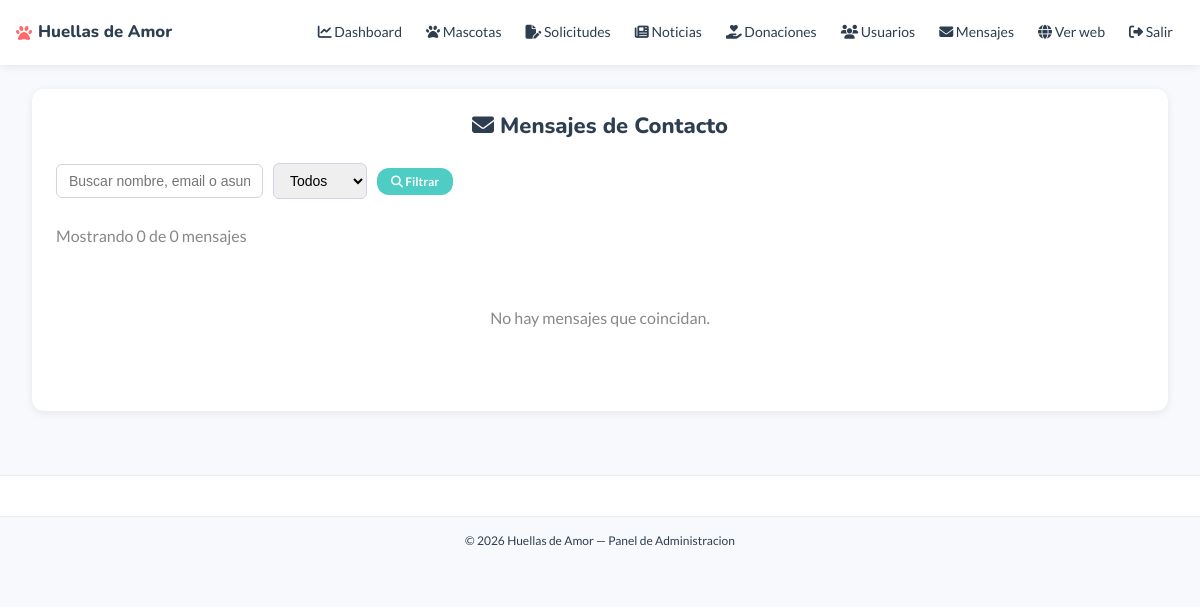
Before: /admin/contacto.php (signed in) with the older database file.
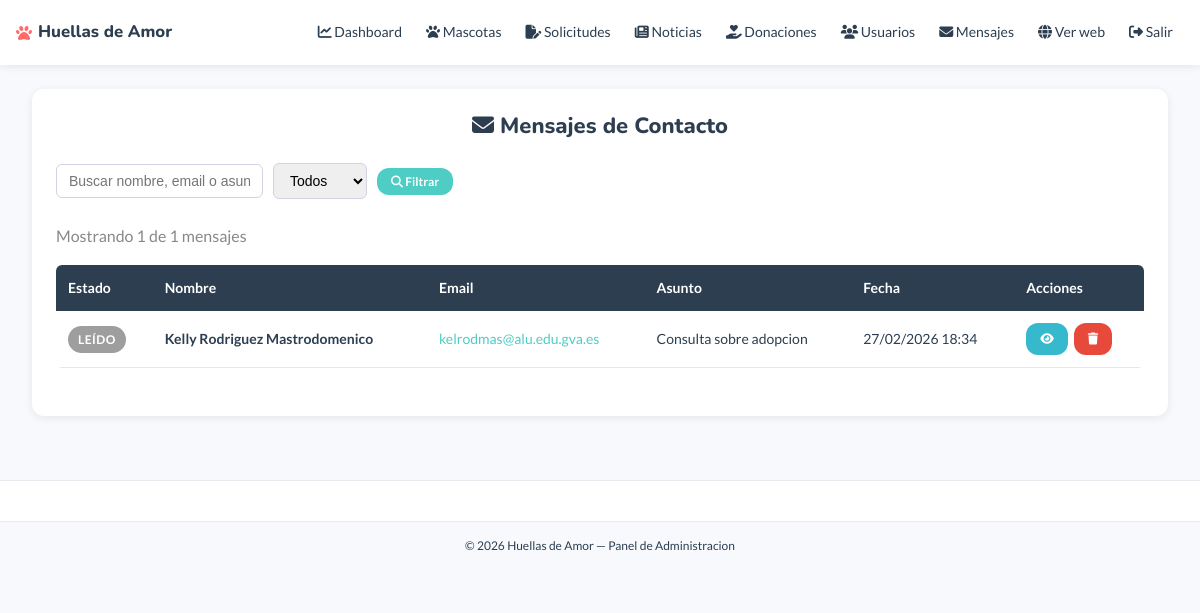
After: the same page with the newer database file.
### tables this page shows
CREATE TABLE `contacto` (
  `id` int(11) NOT NULL,
  `nombre` varchar(100) NOT NULL,
  `email` varchar(150) NOT NULL,
  `asunto` varchar(200) NOT NULL,
  `mensaje` text NOT NULL,
  `leido` tinyint(1) DEFAULT 0,
  `fecha` datetime DEFAULT current_timestamp()
);

### admin/contacto.php (the view, shortened to what this page needs)
<?php
require_once '../templates/header-admin.php';
$filtroBuscar = isset($_GET['buscar']) ? trim($_GET['buscar']) : '';
$porPagina    = 10;
$paginaActual = isset($_GET['pagina']) && is_numeric($_GET['pagina']) ? (int) $_GET['pagina'] : 1;
$offset       = ($paginaActual - 1) * $porPagina;
try {
    $donde  = "WHERE 1=1";
    $stmtTotal = $conexion->prepare("SELECT COUNT(*) FROM `contacto` $donde");
    $stmtTotal->execute();
    $totalMensajes = $stmtTotal->fetchColumn();
    $stmtMensajes = $conexion->prepare(
        "SELECT * FROM `contacto` $donde ORDER BY `leido` ASC, `fecha` DESC
         LIMIT :limite OFFSET :offset"
    );
    $stmtMensajes->bindValue(':limite', $porPagina, PDO::PARAM_INT);
    $stmtMensajes->bindValue(':offset', $offset,    PDO::PARAM_INT);
    $stmtMensajes->execute();
    $mensajes = $stmtMensajes->fetchAll();
} catch (PDOException $e) {
    $mensajes      = [];
    $totalMensajes = 0;
    $totalPaginas  = 1;
    $totalNoLeidos = 0;
}
?>
<div class="contenedor" style="padding-top:24px; padding-bottom:40px;">
<div class="contenedor-admin">
    <h1><i class="fa-solid fa-envelope"></i> Mensajes de Contacto
    </h1>
    <div class="barra-admin">
        <form method="get" action="contacto.php" class="form-filtro">
            <input type="text" name="buscar"
                   placeholder="Buscar nombre, email o asunto..."
                   value="<?php echo htmlspecialchars($filtroBuscar); ?>">
            <select name="leido">
                <option value="">Todos</option>
            </select>
            <button type="submit" class="btn-turquesa btn-sm">
                <i class="fa-solid fa-magnifying-glass"></i> Filtrar
            </button>
        </form>
    </div>
    <p style="color:#888; margin-bottom:16px;">
        Mostrando <?php echo count($mensajes); ?> de <?php echo $totalMensajes; ?> mensajes
    </p>
    <?php if (!empty($mensajes)) { ?>
    <div class="tabla-wrapper">
        <table class="tabla-admin">
            <thead>
                <tr>
                    <th>Estado</th>
                    <th>Nombre</th>
                    <th>Email</th>
                    <th>Asunto</th>
                    <th>Fecha</th>
                    <th>Acciones</th>
                </tr>
            </thead>
            <tbody>
                <?php foreach ($mensajes as $msg) { ?>
                <tr class="<?php echo $msg['leido'] ? '' : 'fila-no-leida'; ?>">
                    <td>
                        <?php if (!$msg['leido']) { ?>
                            <span class="badge badge-acogida">Nuevo</span>
                        <?php } else { ?>
                            <span class="badge badge-adoptado">Leído</span>
                        <?php } ?>
                    </td>
                    <td><strong><?php echo htmlspecialchars($msg['nombre']); ?></strong></td>
                    <td>
                        <a href="mailto:<?php echo htmlspecialchars($msg['email']); ?>"
                           style="color:<?php echo $color_turquesa ?? '#4ECDC4'; ?>;">
                            <?php echo htmlspecialchars($msg['email']); ?>
                        </a>
                    </td>
                    <td><?php echo htmlspecialchars($msg['asunto']); ?></td>
                    <td><?php echo date('d/m/Y H:i', strtotime($msg['fecha'])); ?></td>
                    <td class="acciones">
                        <button class="btn-editar btn-sm btn-ver-mensaje"
                                data-id="<?php echo $msg['id']; ?>">
                            <i class="fa-solid fa-eye"></i>
                        </button>
                        <a href="contacto.php?borrar=<?php echo $msg['id']; ?>"
                           class="btn-borrar btn-sm"
                           onclick="return confirm('¿Eliminar este mensaje?')">
                            <i class="fa-solid fa-trash"></i>
                        </a>
                    </td>
                </tr>
                <?php } ?>
            </tbody>
        </table>
    </div>
    <?php } else { ?>
    <p class="sin-resultados">No hay mensajes que coincidan.</p>
    <?php } ?>
</div>
</div>
<?php require_once '../templates/footer-admin.php'; ?>

Changed rows visible on the page:
added contacto: leido "LEÍDO", nombre "Kelly Rodriguez Mastrodomenico", email "kelrodmas@alu.edu.gva.es", asunto "Consulta sobre adopcion", fecha "27/02/2026 18:34"
Other visible differences:
count($mensajes): "0" → "1"
$totalMensajes: "0" → "1"
text no longer shown: "No hay mensajes que coincidan."
text now shown: "Estado Nombre Email Asunto Fecha Acciones"
